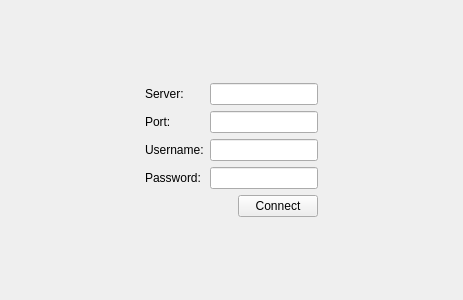
<?xml version="1.0" encoding="UTF-8"?>
<ui version="4.0">
 <class>ConnectionWidget</class>
 <widget class="QWidget" name="ConnectionWidget">
  <property name="geometry">
   <rect>
    <x>0</x>
    <y>0</y>
    <width>463</width>
    <height>300</height>
   </rect>
  </property>
  <property name="windowTitle">
   <string>Form</string>
  </property>
  <layout class="QGridLayout" name="gridLayout_2">
   <item row="0" column="1">
    <spacer name="verticalSpacer">
     <property name="orientation">
      <enum>Qt::Vertical</enum>
     </property>
     <property name="sizeHint" stdset="0">
      <size>
       <width>20</width>
       <height>68</height>
      </size>
     </property>
    </spacer>
   </item>
   <item row="1" column="0">
    <spacer name="horizontalSpacer">
     <property name="orientation">
      <enum>Qt::Horizontal</enum>
     </property>
     <property name="sizeHint" stdset="0">
      <size>
       <width>117</width>
       <height>20</height>
      </size>
     </property>
    </spacer>
   </item>
   <item row="1" column="1">
    <layout class="QGridLayout" name="gridLayout">
     <item row="1" column="0">
      <widget class="QLabel" name="portLabel">
       <property name="text">
        <string>Port:</string>
       </property>
      </widget>
     </item>
     <item row="0" column="0">
      <widget class="QLabel" name="serverLabel">
       <property name="text">
        <string>Server:</string>
       </property>
      </widget>
     </item>
     <item row="2" column="1">
      <widget class="QLineEdit" name="usernameLineEdit"/>
     </item>
     <item row="1" column="1">
      <widget class="QLineEdit" name="portLineEdit"/>
     </item>
     <item row="2" column="0">
      <widget class="QLabel" name="usernameLabel">
       <property name="text">
        <string>Username:</string>
       </property>
      </widget>
     </item>
     <item row="3" column="0">
      <widget class="QLabel" name="passwordLabel">
       <property name="text">
        <string>Password:</string>
       </property>
      </widget>
     </item>
     <item row="3" column="1">
      <widget class="QLineEdit" name="passwordLineEdit"/>
     </item>
     <item row="4" column="1" alignment="Qt::AlignRight">
      <widget class="QPushButton" name="connectButton">
       <property name="text">
        <string>Connect</string>
       </property>
      </widget>
     </item>
     <item row="0" column="1">
      <widget class="QLineEdit" name="serverLineEdit"/>
     </item>
    </layout>
   </item>
   <item row="1" column="2">
    <spacer name="horizontalSpacer_2">
     <property name="orientation">
      <enum>Qt::Horizontal</enum>
     </property>
     <property name="sizeHint" stdset="0">
      <size>
       <width>117</width>
       <height>20</height>
      </size>
     </property>
    </spacer>
   </item>
   <item row="2" column="1">
    <spacer name="verticalSpacer_2">
     <property name="orientation">
      <enum>Qt::Vertical</enum>
     </property>
     <property name="sizeHint" stdset="0">
      <size>
       <width>20</width>
       <height>67</height>
      </size>
     </property>
    </spacer>
   </item>
  </layout>
 </widget>
 <tabstops>
  <tabstop>serverLineEdit</tabstop>
  <tabstop>portLineEdit</tabstop>
  <tabstop>usernameLineEdit</tabstop>
  <tabstop>passwordLineEdit</tabstop>
  <tabstop>connectButton</tabstop>
 </tabstops>
 <resources/>
 <connections/>
</ui>
